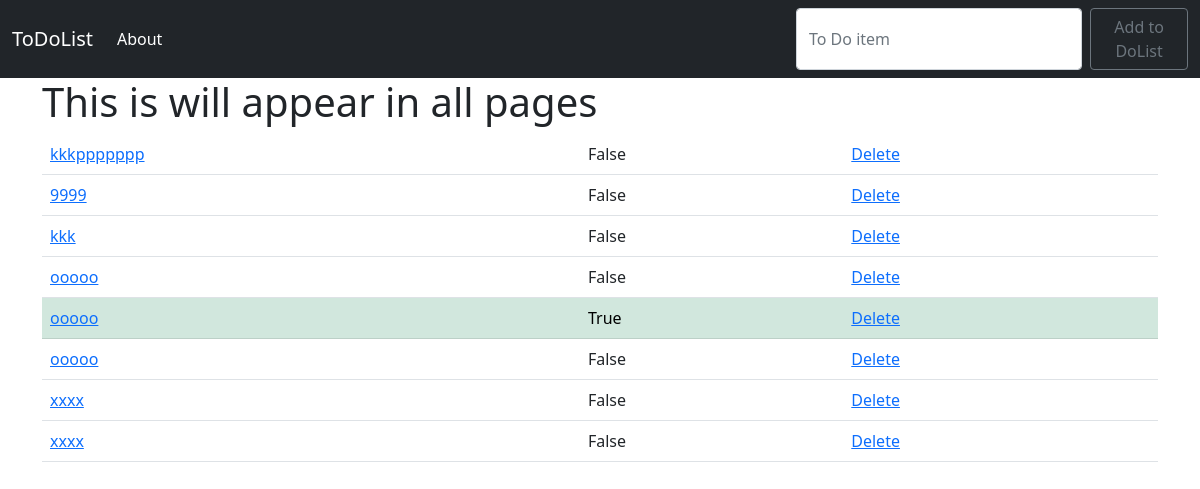
The page / on the database its author committed.
### ToDoApp/models.py (models this page shows, shortened)
class List(models.Model):
    item = models.CharField(max_length=200)
    completed = models.BooleanField(default=False)

### ToDoApp/views.py (the view)
# urls.py: path('', views.home, name='home'),
def home(request):
    if request.method == "POST":
        form = ListForm(request.POST or None)
        if form.is_valid():
            form.save()
            all_items = List.objects.all()
            return render(request, 'home.html', {'all_items': all_items})
    else:
        all_items = List.objects.all()
        return render(request, 'home.html', {'all_items':all_items})

### ToDoApp/Templates/home.html (shortened to what this page needs)
{% extends 'base.html' %}
{% block content %}
{% if all_items %}
<table class="table">
{% for i in all_items %}
{% if i.completed %}
<tr class="table-success">
    <td> <a href="{% url 'edit' i.id %} "> {{ i.item }} </a> </td>
    <td>{{ i.completed }} </td>
    <td> <a href="{% url 'delete' i.id %} "> Delete </a> </td>
</tr>
    {% else %}
<tr>
    <td> <a href="{% url 'edit' i.id %} "> {{ i.item }} </a>  </td>
    <td>{{ i.completed }} </td>
    <td> <a href="{% url 'delete' i.id %} "> Delete </a> </td>
</tr>
    {% endif%}
{% endfor %}
    </table>
{% endif %}
{% endblock %}

### ToDoApp/Templates/base.html (shortened to what this page needs)
<!doctype html>
<html lang="en">
  <head>
    <link href="https://cdn.jsdelivr.net/npm/bootstrap@5.1.3/dist/css/bootstrap.min.css" rel="stylesheet">
  </head>
  <body>
<nav class="navbar navbar-expand-lg navbar-dark bg-dark">
  <div class="container-fluid">
    <a class="navbar-brand" href="{% url 'home' %}">ToDoList</a>
    <div class="collapse navbar-collapse" id="navbarSupportedContent">
      <ul class="navbar-nav me-auto mb-2 mb-lg-0">
        <li class="nav-item">
          <a class="nav-link active" aria-current="page" href="{% url 'about' %}">About</a>
        </li>
      </ul>
      <form class="d-flex" method="POST">
        <input class="form-control me-2" type="search" placeholder="To Do item" name="item" aria-label="Search">
        <button class="btn btn-outline-secondary" type="submit" >Add to DoList</button>
      </form>
    </div>
  </div>
</nav>
<div class="container">
  <h1>This is will appear in all pages </h1>
  {% block content %}
  {% endblock %}
</div>
  </body>
</html>

### rows shown on the page
List: item "kkkppppppp", completed "False"
List: item "9999", completed "False"
List: item "kkk", completed "False"
List: item "ooooo", completed "False"
List: item "ooooo", completed "True"
List: item "ooooo", completed "False"
List: item "xxxx", completed "False"
List: item "xxxx", completed "False"
